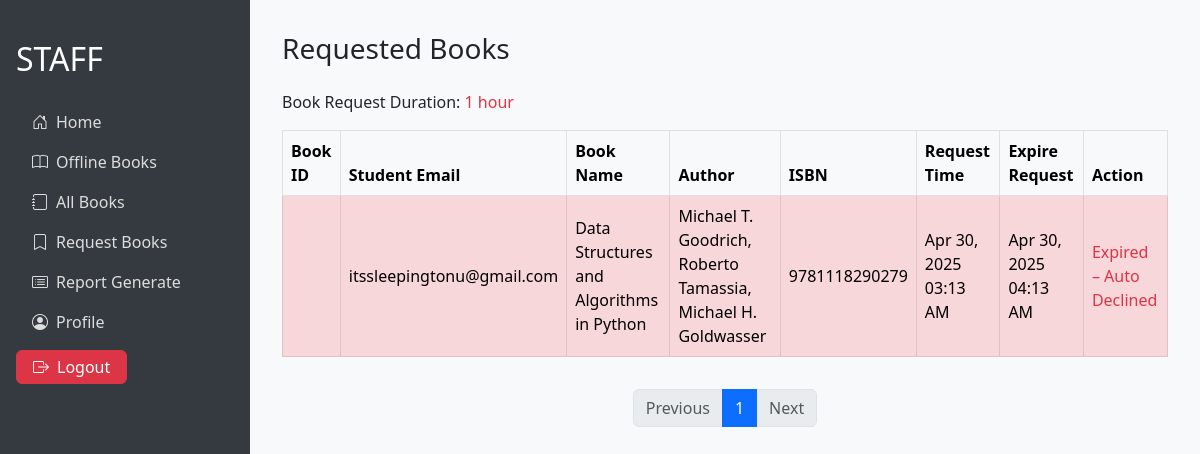
Before: /staff/requests/ with the older database file.
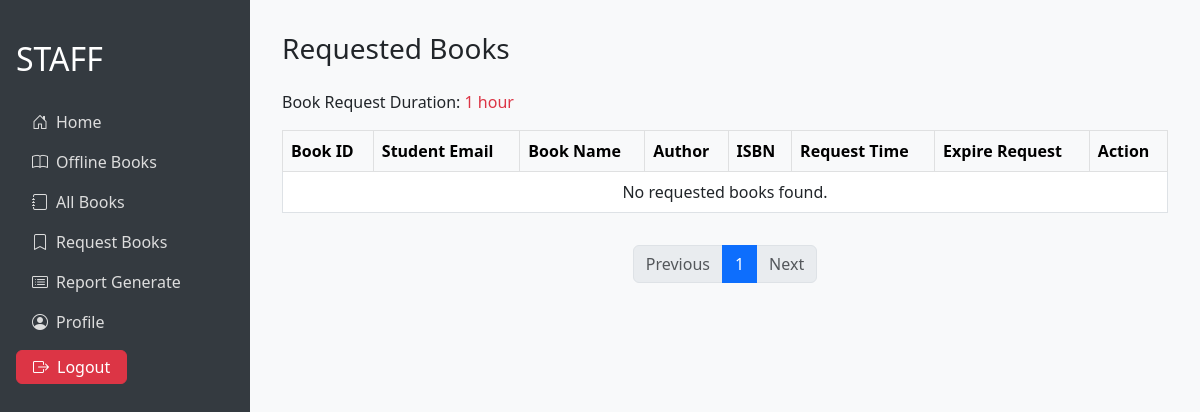
After: the same page with the newer database file.
### library/models.py (models this page shows, shortened)
class BookRequest(models.Model):
    REQUESTED = 'REQUESTED'
    ACCEPTED = 'ACCEPTED'
    DECLINED = 'DECLINED'
    STATUS_CHOICES = [
        (REQUESTED, 'Requested'),
        (ACCEPTED, 'Accepted'),
        (DECLINED, 'Declined'),
    ]
    user = models.ForeignKey(User, on_delete=models.CASCADE)
    book = models.ForeignKey('library.Book', on_delete=models.CASCADE)
    status = models.CharField(
        max_length=10,
        choices=STATUS_CHOICES,
        default=REQUESTED
    )
    requested_at = models.DateTimeField(auto_now_add=True)
    expire_time = models.DateTimeField(null=True, blank=True)
    def save(self, *args, **kwargs):
        if not self.expire_time:
            policy = LibraryPolicy.objects.first()  # Adjust your query if needed.
            if policy:
                self.expire_time = timezone.now() + timedelta(hours=policy.book_request_duration)
            else:
                self.expire_time = timezone.now() + timedelta(hours=4)  # Fallback value
        super().save(*args, **kwargs)

class Book(models.Model):
    book_id = models.CharField(max_length=20, unique=True)
    title = models.CharField(max_length=255)
    author = models.CharField(max_length=255)
    edition = models.CharField(max_length=50, blank=True)
    publication = models.CharField(max_length=255, blank=True)
    isbn = models.CharField(max_length=20, unique=True)
    number_of_copies_available = models.PositiveIntegerField(default=0)
    book_dept = models.CharField(max_length=100, blank=True)

### library/views.py (the view)
# urls.py: path('staff/requests/', views.requested_books, name='requested_books'),
def requested_books(request):
    requests_qs = BookRequest.objects.filter(status='REQUESTED').order_by('-requested_at')
    policy = LibraryPolicy.objects.first()
    now = timezone.now()
    for req in requests_qs:
        if req.expire_time and req.expire_time < now and req.status != 'DECLINED':
            req.status = 'DECLINED'
            req.save()
            book = req.book
            book.number_of_copies_available += 1
            book.save()
    paginator = Paginator(requests_qs, 10)
    page_number = request.GET.get('page')
    page_obj = paginator.get_page(page_number)
    context = {
        'policy': policy,
        'now': now,
        'page_obj': page_obj,
        'requests': requests_qs,
    }
    return render(request, 'staff_dashboard/requested_books.html', context)

### templates/staff_dashboard/requested_books.html (shortened to what this page needs)
{% extends "staff_dashboard/staff_base.html" %}
{% load static %}
{% block content %}
<h3 class="mb-4">Requested Books</h3>
<p>
    Book Request Duration:
    {% if policy %}
    <span class="text-danger">
        {{ policy.book_request_duration }} hour{% if policy.book_request_duration|floatformat:"0" != "1" %}s{% endif %}
    </span>
    {% else %}
        Not set
    {% endif %}
</p>
<div class="table-responsive">
    <table class="table table-bordered align-middle">
        <thead class="table-light">
            <tr>
                <th>Book ID</th>
                <th>Student Email</th>
                <th>Book Name</th>
                <th>Author</th>
                <th>ISBN</th>
                <th>Request Time</th>
                <th>Expire Request</th>
                <th>Action</th>
            </tr>
        </thead>
        <tbody>
            {% for req in page_obj.object_list %}
                {% if req.expire_time and req.expire_time < now %}
                    <tr class="table-danger">
                        <td>{{book.book_id }}</td>
                        <td>{{ req.user.email }}</td>
                        <td>{{ req.book.title }}</td>
                        <td>{{ req.book.author }}</td>
                        <td>{{ req.book.isbn }}</td>
                        <td>{{ req.requested_at|date:"M d, Y h:i A" }}</td>
                        <td>{{ req.expire_time|date:"M d, Y h:i A" }}</td>
                        <td>
                            <span class="text-danger">Expired – Auto Declined</span>
                        </td>
                    </tr>
                {% endif %}
            {% empty %}
                <tr>
                    <td colspan="8" class="text-center">No requested books found.</td>
                </tr>
            {% endfor %}
        </tbody>
    </table>
</div>
<nav aria-label="Page navigation" class="mt-3">
    <ul class="pagination justify-content-center">
        {% if page_obj.has_previous %}
            <li class="page-item">
                <a class="page-link" href="?page={{ page_obj.previous_page_number }}">Previous</a>
            </li>
        {% else %}
            <li class="page-item disabled">
                <span class="page-link">Previous</span>
            </li>
        {% endif %}
        {% for num in page_obj.paginator.page_range %}
            {% if page_obj.number == num %}
                <li class="page-item active"><span class="page-link">{{ num }}</span></li>
            {% else %}
                <li class="page-item"><a class="page-link" href="?page={{ num }}">{{ num }}</a></li>
            {% endif %}
        {% endfor %}
        {% if page_obj.has_next %}
            <li class="page-item">
                <a class="page-link" href="?page={{ page_obj.next_page_number }}">Next</a>
            </li>
        {% else %}
            <li class="page-item disabled">
                <span class="page-link">Next</span>
            </li>
        {% endif %}
    </ul>
</nav>
{% endblock %}

Changed rows visible on the page:
no longer on this page (row edited): BookRequest: user.email "itssleepingtonu@gmail.com", book "Data Structures and Algorithms in Python", book.author "Michael T. Goodrich, Roberto Tamassia, Michael H. Goldwasser", book.isbn "9781118290279", requested_at "Apr 30, 2025 03:13 AM", expire_time "Apr 30, 2025 04:13 AM"
Other visible differences:
text now shown: "No requested books found."
